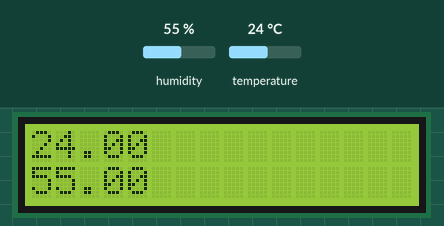
Simulated run of this sketch. Board: Arduino Mega 2560, built with avr-gcc and run on an emulated ATmega2560. On the bench: 16×2 character LCD. Inputs (shaded band) come from the test bench; at power-on: temperature 24 °C, humidity 55 %. What the sketch prints to the serial monitor is not drawn.

Above: at 1.2 s.
1.3 s: temperature set to 27 °C
At 2.6 s:
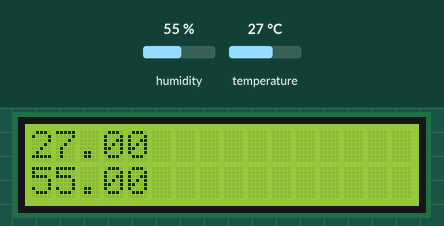
4.0 s: temperature set to 31 °C
At 5.0 s:
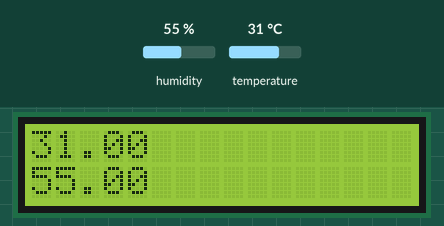
6.7 s: humidity set to 22 %
At 8.8 s:
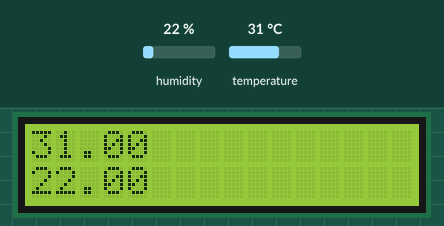
9.6 s: humidity set to 40 %
At 11.3 s:
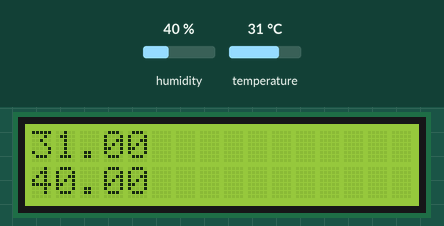
Timing chart, 0 to 12.8 s (numbered marks = the images above; inputs shaded):
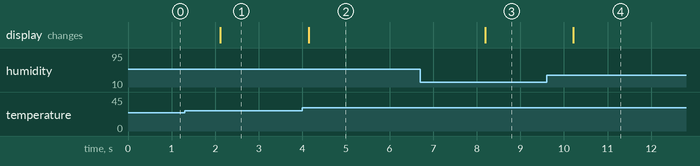

Measured:
- after the input at 1.3 s, the display: changes after 0.82 s (image 1)
- after the input at 4.0 s, the display: changes after 0.14 s (image 2)
- after the input at 6.7 s, the display: changes after 1.5 s (image 3)
- after the input at 9.6 s, the display: changes after 0.62 s (image 4)

The sketch:

display.ino
```cpp
//
//    FILE: dht11_test.ino
//  AUTHOR: Rob Tillaart
// PURPOSE: DHT library test sketch for DHT11 && Arduino
//     URL: https://github.com/RobTillaart/DHTstable


#include "DHTStable.h"
#include <LiquidCrystal.h>

DHTStable DHT;

#define DHT11_PIN       22
const int rs = 12, en = 11, d4 = 5, d5 = 4, d6 = 3, d7 = 2;
LiquidCrystal lcd(rs, en, d4, d5, d6, d7);

void setup()
{
  lcd.begin(16, 2);
  Serial.begin(115200);
  Serial.println(__FILE__);
  Serial.print("LIBRARY VERSION: ");
  Serial.println(DHTSTABLE_LIB_VERSION);
  Serial.println();
  Serial.println("Type,\tstatus,\tHumidity (%),\tTemperature (C)");
}


void loop()
{
  // READ DATA
  Serial.print("DHT11, \t");
  int chk = DHT.read11(DHT11_PIN);
  switch (chk)
  {
    case DHTLIB_OK:
      Serial.print("OK,\t");
      break;
    case DHTLIB_ERROR_CHECKSUM:
      Serial.print("Checksum error,\t");
      break;
    case DHTLIB_ERROR_TIMEOUT:
      Serial.print("Time out error,\t");
      break;
    default:
      Serial.print("Unknown error,\t");
      break;
  }
  lcd.setCursor(0, 0);
  // print the number of seconds since reset:
  lcd.print(DHT.getTemperature());
  // DISPLAY DATA
  //Serial.print(DHT.getHumidity(), 1);
  //Serial.print(",\t");
  lcd.setCursor(0, 1);
  //Serial.println(DHT.getTemperature(), 1);
  lcd.print(DHT.getHumidity());

 if (DHT.getTemperature() > 29) {
    Serial.println("LED_RED");
 }else if (DHT.getTemperature() < 26) {
    Serial.println("LED_BLUE");
 }else{
    Serial.println("LED_GREEN");
 }
  delay(2000);
}


// -- END OF FILE --
```
